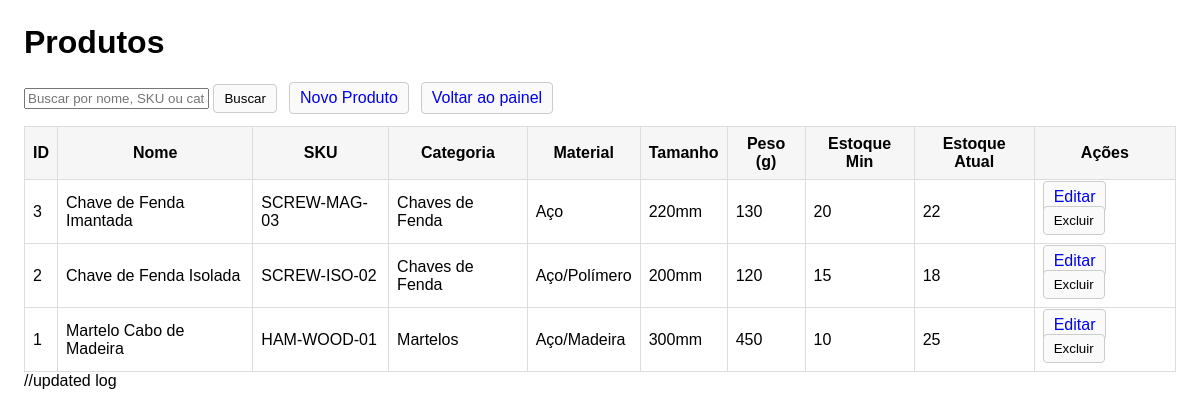
/index.php?r=products (signed in), run on the app's committed database.
### tables this page shows
CREATE TABLE IF NOT EXISTS products (
  id INT AUTO_INCREMENT PRIMARY KEY,
  name VARCHAR(150) NOT NULL,
  sku VARCHAR(60) NOT NULL UNIQUE,
  category VARCHAR(80),
  material VARCHAR(80),
  size VARCHAR(60),
  weight_grams INT,
  min_stock INT NOT NULL DEFAULT 0,
  current_stock INT NOT NULL DEFAULT 0,
  created_at TIMESTAMP DEFAULT CURRENT_TIMESTAMP
);

### Controller/ProductController.php (called while the page is built, shortened)
<?php
require_once __DIR__ . '/../Model/ProductModel.php';
class ProductController
{
    private $products;
    public function __construct()
    {
        $this->products = new ProductModel();
    }
    public function index()
    {
        $term = isset($_GET['q']) ? trim($_GET['q']) : '';
        $items = $term !== '' ? $this->products->search($term) : $this->products->all();
        include __DIR__ . '/../View/product_index.php';
    }
}

### Config.php (called while the page is built)
<?php
$host = "localhost";
$db_name = "saep_db";
$username = "root";
$password = "";
$pdo="";
try {
    $pdo = new PDO("mysql:host=" . $host . ";dbname=" . $db_name, $username, $password);
    $pdo->setAttribute(PDO::ATTR_ERRMODE, PDO::ERRMODE_EXCEPTION);
} catch (PDOException $exception) {
    echo "Erro de conexão: " . $exception->getMessage();
}
return $pdo;

### Model/ProductModel.php (called while the page is built, shortened)
<?php
require_once __DIR__ . '/../Config.php';
class ProductModel
{
    private $db;
    public function __construct()
    {
        $this->db = require __DIR__ . '/../Config.php';
    }
    public function all()
    {
        $stmt = $this->db->query('SELECT * FROM products ORDER BY id DESC');
        return $stmt->fetchAll(PDO::FETCH_ASSOC);
    }
}

### View/product_index.php (the view, shortened to what this page needs)
<!doctype html>
<html lang="pt-BR">
<head>
</head>
<body>
    <h1>Produtos</h1>
    <div class="toolbar">
        <form method="get" action="index.php">
            <input type="text" name="q" placeholder="Buscar por nome, SKU ou categoria" value="<?php echo isset($_GET['q']) ? htmlspecialchars($_GET['q'], ENT_QUOTES, 'UTF-8') : ''; ?>">
            <button type="submit" class="btn">Buscar</button>
        </form>
        <a class="btn" href="index.php?r=productsCreate">Novo Produto</a>
        <a class="btn" href="index.php?r=dashboard">Voltar ao painel</a>
    </div>
    <table>
        <thead>
            <tr>
                <th>ID</th>
                <th>Nome</th>
                <th>SKU</th>
                <th>Categoria</th>
                <th>Material</th>
                <th>Tamanho</th>
                <th>Peso (g)</th>
                <th>Estoque Min</th>
                <th>Estoque Atual</th>
                <th>Ações</th>
            </tr>
        </thead>
        <tbody>
        <?php if (!empty($items)): foreach ($items as $p): ?>
            <tr>
                <td><?php echo (int)$p['id']; ?></td>
                <td><?php echo htmlspecialchars($p['name'], ENT_QUOTES, 'UTF-8'); ?></td>
                <td><?php echo htmlspecialchars($p['sku'], ENT_QUOTES, 'UTF-8'); ?></td>
                <td><?php echo htmlspecialchars($p['category'], ENT_QUOTES, 'UTF-8'); ?></td>
                <td><?php echo htmlspecialchars($p['material'], ENT_QUOTES, 'UTF-8'); ?></td>
                <td><?php echo htmlspecialchars($p['size'], ENT_QUOTES, 'UTF-8'); ?></td>
                <td><?php echo (int)$p['weight_grams']; ?></td>
                <td><?php echo (int)$p['min_stock']; ?></td>
                <td><?php echo (int)$p['current_stock']; ?></td>
                <td>
                    <a class="btn" href="index.php?r=productsEdit&id=<?php echo (int)$p['id']; ?>">Editar</a>
                    <form class="inline" method="post" action="index.php?r=productsDelete" onsubmit="return confirm('Deseja excluir este produto?');">
                        <button type="submit" class="btn">Excluir</button>
                    </form>
                </td>
            </tr>
        <?php endforeach; else: ?>
            <tr><td colspan="10">Nenhum produto encontrado.</td></tr>
        <?php endif; ?>
        </tbody>
    </table>
</body>
</html>

### View/product_index.php (style rules this page uses)
body { font-family: Arial, sans-serif; margin:24px; }
table { border-collapse: collapse; width:100%; }
th, td { border:1px solid #ddd; padding:8px; }
th { background:#f6f6f6; }
.toolbar { display:flex; gap:12px; align-items:center; margin-bottom:12px; }
.btn { padding:6px 10px; border:1px solid #ccc; background:#fafafa; border-radius:4px; text-decoration:none; }
form.inline { display:inline; }

### data on the page
products: id "3", name "Chave de Fenda Imantada", sku "SCREW-MAG-03", category "Chaves de Fenda", material "Aço", size "220mm", weight_grams "130", min_stock "20", current_stock "22"
products: id "2", name "Chave de Fenda Isolada", sku "SCREW-ISO-02", category "Chaves de Fenda", material "Aço/Polímero", size "200mm", weight_grams "120", min_stock "15", current_stock "18"
products: id "1", name "Martelo Cabo de Madeira", sku "HAM-WOOD-01", category "Martelos", material "Aço/Madeira", size "300mm", weight_grams "450", min_stock "10", current_stock "25"
